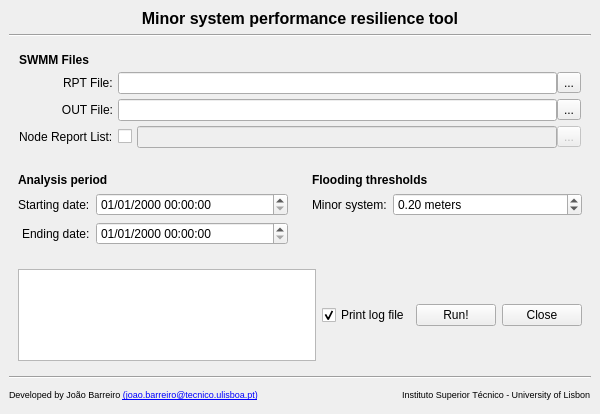
<?xml version="1.0" encoding="UTF-8"?>
<ui version="4.0">
 <class>MainWindow</class>
 <widget class="QMainWindow" name="MainWindow">
  <property name="geometry">
   <rect>
    <x>0</x>
    <y>0</y>
    <width>600</width>
    <height>414</height>
   </rect>
  </property>
  <property name="minimumSize">
   <size>
    <width>600</width>
    <height>350</height>
   </size>
  </property>
  <property name="maximumSize">
   <size>
    <width>600</width>
    <height>414</height>
   </size>
  </property>
  <property name="windowTitle">
   <string>MainWindow</string>
  </property>
  <widget class="QWidget" name="centralwidget">
   <layout class="QVBoxLayout" name="verticalLayout_2">
    <item>
     <widget class="QLabel" name="label_4">
      <property name="text">
       <string>&lt;html&gt;&lt;head/&gt;&lt;body&gt;&lt;p align=&quot;center&quot;&gt;&lt;span style=&quot; font-size:12pt; font-weight:700;&quot;&gt;Minor system performance resilience tool&lt;/span&gt;&lt;/p&gt;&lt;/body&gt;&lt;/html&gt;</string>
      </property>
     </widget>
    </item>
    <item>
     <widget class="Line" name="line_2">
      <property name="orientation">
       <enum>Qt::Horizontal</enum>
      </property>
     </widget>
    </item>
    <item>
     <widget class="QWidget" name="widget" native="true">
      <layout class="QVBoxLayout" name="verticalLayout">
       <property name="spacing">
        <number>5</number>
       </property>
       <property name="leftMargin">
        <number>10</number>
       </property>
       <property name="topMargin">
        <number>10</number>
       </property>
       <property name="rightMargin">
        <number>10</number>
       </property>
       <property name="bottomMargin">
        <number>10</number>
       </property>
       <item>
        <widget class="QLabel" name="label">
         <property name="font">
          <font>
           <bold>true</bold>
          </font>
         </property>
         <property name="text">
          <string>SWMM Files</string>
         </property>
        </widget>
       </item>
       <item>
        <layout class="QFormLayout" name="formLayout_2">
         <property name="labelAlignment">
          <set>Qt::AlignRight|Qt::AlignTrailing|Qt::AlignVCenter</set>
         </property>
         <property name="formAlignment">
          <set>Qt::AlignCenter</set>
         </property>
         <property name="bottomMargin">
          <number>0</number>
         </property>
         <item row="0" column="0">
          <widget class="QLabel" name="RPT_label">
           <property name="text">
            <string>RPT File:</string>
           </property>
          </widget>
         </item>
         <item row="0" column="1">
          <widget class="QWidget" name="widget_3" native="true">
           <layout class="QHBoxLayout" name="horizontalLayout_5">
            <property name="spacing">
             <number>0</number>
            </property>
            <property name="leftMargin">
             <number>0</number>
            </property>
            <property name="topMargin">
             <number>0</number>
            </property>
            <property name="rightMargin">
             <number>0</number>
            </property>
            <property name="bottomMargin">
             <number>0</number>
            </property>
            <item>
             <widget class="QLineEdit" name="RPT_Filepath">
              <property name="enabled">
               <bool>true</bool>
              </property>
              <property name="toolTip">
               <string>&lt;html&gt;&lt;head/&gt;&lt;body&gt;&lt;p&gt;&lt;br/&gt;&lt;/p&gt;&lt;/body&gt;&lt;/html&gt;</string>
              </property>
              <property name="inputMask">
               <string/>
              </property>
              <property name="text">
               <string/>
              </property>
              <property name="clearButtonEnabled">
               <bool>true</bool>
              </property>
             </widget>
            </item>
            <item>
             <widget class="QToolButton" name="RPT_Search">
              <property name="text">
               <string>...</string>
              </property>
              <property name="autoRaise">
               <bool>false</bool>
              </property>
             </widget>
            </item>
           </layout>
          </widget>
         </item>
         <item row="1" column="0">
          <widget class="QLabel" name="OUT_label">
           <property name="text">
            <string>OUT File:</string>
           </property>
           <property name="alignment">
            <set>Qt::AlignRight|Qt::AlignTrailing|Qt::AlignVCenter</set>
           </property>
          </widget>
         </item>
         <item row="1" column="1">
          <widget class="QWidget" name="widget_2" native="true">
           <layout class="QHBoxLayout" name="horizontalLayout_3">
            <property name="spacing">
             <number>0</number>
            </property>
            <property name="leftMargin">
             <number>0</number>
            </property>
            <property name="topMargin">
             <number>0</number>
            </property>
            <property name="rightMargin">
             <number>0</number>
            </property>
            <property name="bottomMargin">
             <number>0</number>
            </property>
            <item>
             <widget class="QLineEdit" name="OUT_Filepath">
              <property name="enabled">
               <bool>true</bool>
              </property>
              <property name="toolTip">
               <string>&lt;html&gt;&lt;head/&gt;&lt;body&gt;&lt;p&gt;&lt;br/&gt;&lt;/p&gt;&lt;/body&gt;&lt;/html&gt;</string>
              </property>
              <property name="text">
               <string/>
              </property>
              <property name="clearButtonEnabled">
               <bool>true</bool>
              </property>
             </widget>
            </item>
            <item>
             <widget class="QToolButton" name="OUT_Search">
              <property name="text">
               <string>...</string>
              </property>
              <property name="autoRaise">
               <bool>false</bool>
              </property>
             </widget>
            </item>
           </layout>
          </widget>
         </item>
         <item row="2" column="0">
          <widget class="QLabel" name="NodeList_label">
           <property name="toolTip">
            <string>&lt;html&gt;&lt;head/&gt;&lt;body&gt;&lt;p&gt;Text file where each line corresponds to the nodes to be included in the analysis.&lt;/p&gt;&lt;p&gt;If not provided, all nodes are considered.&lt;/p&gt;&lt;/body&gt;&lt;/html&gt;</string>
           </property>
           <property name="text">
            <string>Node Report List:</string>
           </property>
          </widget>
         </item>
         <item row="2" column="1">
          <widget class="QWidget" name="widget_11" native="true">
           <layout class="QHBoxLayout" name="horizontalLayout_4">
            <property name="spacing">
             <number>0</number>
            </property>
            <property name="leftMargin">
             <number>0</number>
            </property>
            <property name="topMargin">
             <number>0</number>
            </property>
            <property name="rightMargin">
             <number>0</number>
            </property>
            <property name="bottomMargin">
             <number>0</number>
            </property>
            <item>
             <widget class="QCheckBox" name="NodeList_checkBox">
              <property name="text">
               <string/>
              </property>
             </widget>
            </item>
            <item>
             <spacer name="horizontalSpacer">
              <property name="orientation">
               <enum>Qt::Horizontal</enum>
              </property>
              <property name="sizeType">
               <enum>QSizePolicy::Fixed</enum>
              </property>
              <property name="sizeHint" stdset="0">
               <size>
                <width>5</width>
                <height>20</height>
               </size>
              </property>
             </spacer>
            </item>
            <item>
             <widget class="QLineEdit" name="NodeList_Filepath">
              <property name="enabled">
               <bool>false</bool>
              </property>
              <property name="toolTip">
               <string>&lt;html&gt;&lt;head/&gt;&lt;body&gt;&lt;p&gt;&lt;br/&gt;&lt;/p&gt;&lt;/body&gt;&lt;/html&gt;</string>
              </property>
              <property name="text">
               <string/>
              </property>
              <property name="placeholderText">
               <string/>
              </property>
              <property name="clearButtonEnabled">
               <bool>true</bool>
              </property>
             </widget>
            </item>
            <item>
             <widget class="QToolButton" name="NodeList_Search">
              <property name="enabled">
               <bool>false</bool>
              </property>
              <property name="text">
               <string>...</string>
              </property>
              <property name="autoRaise">
               <bool>false</bool>
              </property>
             </widget>
            </item>
           </layout>
          </widget>
         </item>
        </layout>
       </item>
      </layout>
     </widget>
    </item>
    <item>
     <layout class="QHBoxLayout" name="horizontalLayout">
      <item>
       <widget class="QWidget" name="widget_4" native="true">
        <layout class="QVBoxLayout" name="verticalLayout_3">
         <property name="spacing">
          <number>6</number>
         </property>
         <property name="bottomMargin">
          <number>9</number>
         </property>
         <item>
          <widget class="QLabel" name="label_2">
           <property name="font">
            <font>
             <bold>true</bold>
            </font>
           </property>
           <property name="text">
            <string>Analysis period</string>
           </property>
          </widget>
         </item>
         <item>
          <layout class="QFormLayout" name="formLayout_3">
           <property name="labelAlignment">
            <set>Qt::AlignRight|Qt::AlignTrailing|Qt::AlignVCenter</set>
           </property>
           <property name="formAlignment">
            <set>Qt::AlignCenter</set>
           </property>
           <property name="verticalSpacing">
            <number>6</number>
           </property>
           <item row="0" column="0">
            <widget class="QLabel" name="studyNameLabel_2">
             <property name="text">
              <string>Starting date:</string>
             </property>
            </widget>
           </item>
           <item row="0" column="1">
            <widget class="QWidget" name="widget_6" native="true">
             <layout class="QHBoxLayout" name="horizontalLayout_7">
              <property name="spacing">
               <number>0</number>
              </property>
              <property name="leftMargin">
               <number>0</number>
              </property>
              <property name="topMargin">
               <number>0</number>
              </property>
              <property name="rightMargin">
               <number>0</number>
              </property>
              <property name="bottomMargin">
               <number>0</number>
              </property>
              <item>
               <widget class="QDateTimeEdit" name="StartingDate">
                <property name="displayFormat">
                 <string>dd/MM/yyyy HH:mm:ss</string>
                </property>
               </widget>
              </item>
             </layout>
            </widget>
           </item>
           <item row="1" column="0">
            <widget class="QLabel" name="studyDirectoryLabel_2">
             <property name="text">
              <string>Ending date:</string>
             </property>
            </widget>
           </item>
           <item row="1" column="1">
            <widget class="QWidget" name="widget_5" native="true">
             <layout class="QHBoxLayout" name="horizontalLayout_6">
              <property name="spacing">
               <number>0</number>
              </property>
              <property name="leftMargin">
               <number>0</number>
              </property>
              <property name="topMargin">
               <number>0</number>
              </property>
              <property name="rightMargin">
               <number>0</number>
              </property>
              <property name="bottomMargin">
               <number>0</number>
              </property>
              <item>
               <widget class="QDateTimeEdit" name="EndDate">
                <property name="minimumDate">
                 <date>
                  <year>1753</year>
                  <month>9</month>
                  <day>14</day>
                 </date>
                </property>
                <property name="displayFormat">
                 <string>dd/MM/yyyy HH:mm:ss</string>
                </property>
               </widget>
              </item>
             </layout>
            </widget>
           </item>
          </layout>
         </item>
        </layout>
       </widget>
      </item>
      <item>
       <widget class="QWidget" name="widget_8" native="true">
        <layout class="QVBoxLayout" name="verticalLayout_4">
         <item>
          <widget class="QLabel" name="label_3">
           <property name="font">
            <font>
             <bold>true</bold>
            </font>
           </property>
           <property name="text">
            <string>Flooding thresholds</string>
           </property>
          </widget>
         </item>
         <item>
          <layout class="QFormLayout" name="formLayout_4">
           <property name="labelAlignment">
            <set>Qt::AlignRight|Qt::AlignTrailing|Qt::AlignVCenter</set>
           </property>
           <property name="formAlignment">
            <set>Qt::AlignCenter</set>
           </property>
           <property name="verticalSpacing">
            <number>6</number>
           </property>
           <item row="0" column="0">
            <widget class="QLabel" name="studyNameLabel_3">
             <property name="text">
              <string>Minor system:</string>
             </property>
            </widget>
           </item>
           <item row="0" column="1">
            <widget class="QWidget" name="widget_9" native="true">
             <layout class="QHBoxLayout" name="horizontalLayout_8">
              <property name="spacing">
               <number>0</number>
              </property>
              <property name="leftMargin">
               <number>0</number>
              </property>
              <property name="topMargin">
               <number>0</number>
              </property>
              <property name="rightMargin">
               <number>0</number>
              </property>
              <property name="bottomMargin">
               <number>0</number>
              </property>
              <item>
               <widget class="QDoubleSpinBox" name="MinorThreshold">
                <property name="suffix">
                 <string> meters</string>
                </property>
                <property name="singleStep">
                 <double>0.100000000000000</double>
                </property>
                <property name="value">
                 <double>0.200000000000000</double>
                </property>
               </widget>
              </item>
             </layout>
            </widget>
           </item>
           <item row="1" column="1">
            <widget class="QWidget" name="widget_10" native="true">
             <layout class="QHBoxLayout" name="horizontalLayout_9">
              <property name="spacing">
               <number>0</number>
              </property>
              <property name="leftMargin">
               <number>0</number>
              </property>
              <property name="topMargin">
               <number>0</number>
              </property>
              <property name="rightMargin">
               <number>0</number>
              </property>
              <property name="bottomMargin">
               <number>0</number>
              </property>
              <item>
               <spacer name="verticalSpacer_3">
                <property name="orientation">
                 <enum>Qt::Vertical</enum>
                </property>
                <property name="sizeHint" stdset="0">
                 <size>
                  <width>20</width>
                  <height>40</height>
                 </size>
                </property>
               </spacer>
              </item>
             </layout>
            </widget>
           </item>
          </layout>
         </item>
        </layout>
       </widget>
      </item>
     </layout>
    </item>
    <item>
     <spacer name="verticalSpacer_2">
      <property name="orientation">
       <enum>Qt::Vertical</enum>
      </property>
      <property name="sizeHint" stdset="0">
       <size>
        <width>20</width>
        <height>40</height>
       </size>
      </property>
     </spacer>
    </item>
    <item>
     <widget class="QWidget" name="widget_7" native="true">
      <layout class="QHBoxLayout" name="horizontalLayout_10">
       <item>
        <widget class="QTextEdit" name="textEdit">
         <property name="enabled">
          <bool>true</bool>
         </property>
         <property name="acceptRichText">
          <bool>false</bool>
         </property>
         <property name="textInteractionFlags">
          <set>Qt::LinksAccessibleByKeyboard|Qt::LinksAccessibleByMouse|Qt::TextBrowserInteraction|Qt::TextSelectableByKeyboard|Qt::TextSelectableByMouse</set>
         </property>
         <property name="placeholderText">
          <string/>
         </property>
        </widget>
       </item>
       <item>
        <widget class="QCheckBox" name="logBox">
         <property name="text">
          <string>Print log file</string>
         </property>
         <property name="iconSize">
          <size>
           <width>16</width>
           <height>16</height>
          </size>
         </property>
         <property name="checked">
          <bool>true</bool>
         </property>
         <property name="tristate">
          <bool>false</bool>
         </property>
        </widget>
       </item>
       <item>
        <layout class="QHBoxLayout" name="horizontalLayout_2">
         <item>
          <widget class="QPushButton" name="runButton">
           <property name="text">
            <string>Run!</string>
           </property>
          </widget>
         </item>
         <item>
          <widget class="QPushButton" name="closeButton">
           <property name="text">
            <string>Close</string>
           </property>
          </widget>
         </item>
        </layout>
       </item>
      </layout>
     </widget>
    </item>
    <item>
     <spacer name="verticalSpacer">
      <property name="orientation">
       <enum>Qt::Vertical</enum>
      </property>
      <property name="sizeHint" stdset="0">
       <size>
        <width>20</width>
        <height>40</height>
       </size>
      </property>
     </spacer>
    </item>
    <item>
     <widget class="Line" name="line">
      <property name="orientation">
       <enum>Qt::Horizontal</enum>
      </property>
     </widget>
    </item>
    <item>
     <layout class="QHBoxLayout" name="horizontalLayout_11">
      <item>
       <widget class="QLabel" name="footer_left_label">
        <property name="text">
         <string>&lt;html&gt;&lt;head/&gt;&lt;body&gt;&lt;p&gt;&lt;span style=&quot; font-size:7pt;&quot;&gt;Developed by João Barreiro &lt;/span&gt;&lt;a href=&quot;mailto:joao.barreiro@tecnico.ulisboa.pt&quot;&gt;&lt;span style=&quot; font-size:7pt; text-decoration: underline; color:#0000ff;&quot;&gt;(joao.barreiro@tecnico.ulisboa.pt)&lt;/span&gt;&lt;/a&gt;&lt;/p&gt;&lt;/body&gt;&lt;/html&gt;</string>
        </property>
        <property name="openExternalLinks">
         <bool>true</bool>
        </property>
       </widget>
      </item>
      <item>
       <spacer name="footer_horizontalSpacer">
        <property name="orientation">
         <enum>Qt::Horizontal</enum>
        </property>
        <property name="sizeHint" stdset="0">
         <size>
          <width>40</width>
          <height>20</height>
         </size>
        </property>
       </spacer>
      </item>
      <item>
       <widget class="QLabel" name="footer_right_label">
        <property name="text">
         <string>&lt;html&gt;&lt;head/&gt;&lt;body&gt;&lt;p&gt;&lt;span style=&quot; font-size:7pt;&quot;&gt;Instituto Superior Técnico - University of Lisbon&lt;/span&gt;&lt;/p&gt;&lt;/body&gt;&lt;/html&gt;</string>
        </property>
       </widget>
      </item>
     </layout>
    </item>
   </layout>
  </widget>
 </widget>
 <tabstops>
  <tabstop>RPT_Filepath</tabstop>
  <tabstop>RPT_Search</tabstop>
  <tabstop>OUT_Filepath</tabstop>
  <tabstop>OUT_Search</tabstop>
  <tabstop>NodeList_checkBox</tabstop>
  <tabstop>NodeList_Filepath</tabstop>
  <tabstop>NodeList_Search</tabstop>
  <tabstop>StartingDate</tabstop>
  <tabstop>EndDate</tabstop>
  <tabstop>MinorThreshold</tabstop>
  <tabstop>textEdit</tabstop>
  <tabstop>logBox</tabstop>
  <tabstop>runButton</tabstop>
  <tabstop>closeButton</tabstop>
 </tabstops>
 <resources/>
 <connections>
  <connection>
   <sender>NodeList_checkBox</sender>
   <signal>toggled(bool)</signal>
   <receiver>NodeList_Filepath</receiver>
   <slot>setEnabled(bool)</slot>
   <hints>
    <hint type="sourcelabel">
     <x>123</x>
     <y>140</y>
    </hint>
    <hint type="destinationlabel">
     <x>145</x>
     <y>139</y>
    </hint>
   </hints>
  </connection>
  <connection>
   <sender>NodeList_checkBox</sender>
   <signal>toggled(bool)</signal>
   <receiver>NodeList_Search</receiver>
   <slot>setEnabled(bool)</slot>
   <hints>
    <hint type="sourcelabel">
     <x>128</x>
     <y>137</y>
    </hint>
    <hint type="destinationlabel">
     <x>572</x>
     <y>148</y>
    </hint>
   </hints>
  </connection>
 </connections>
</ui>
